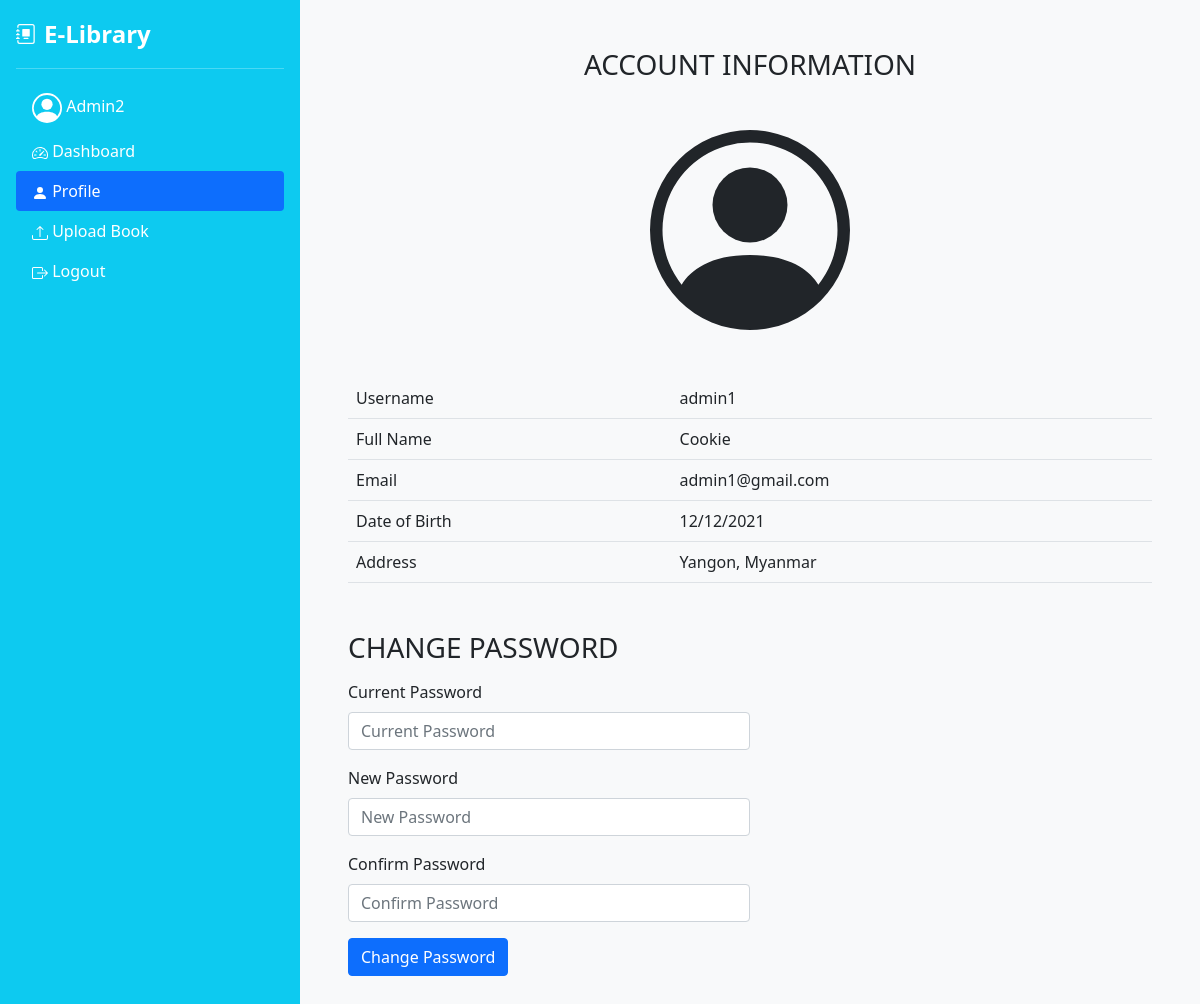
The page /profile (signed in) on the database its author committed.
### tables this page shows
CREATE TABLE admin (id INTEGER PRIMARY KEY AUTOINCREMENT, username TEXT NOT NULL, email TEXT NOT NULL, password TEXT NOT NULL, fullname TEXT, address TEXT, birth TEXT);

### app.py (the view)
@app.route("/profile")
def profile():
    if not session.get("admin_id"):
        return redirect("/admin-login")
    admin_id = session.get("admin_id")
    data = db.execute("SELECT * FROM books")
    count = db.execute("SELECT COUNT(*) FROM books")
    count_num = count[0]["COUNT(*)"]
    info = db.execute("SELECT * FROM admin WHERE id = ?", admin_id)
    return render_template("profile.html", books=data, count=count_num, info = info)

### templates/profile.html (shortened to what this page needs)
{% extends "admin-layout.html" %}
{% block content %}
    <div class="p-5 bg-light col">
        <h3 class="text-center text-dark mb-5">ACCOUNT INFORMATION</h3>
        <div>
            <table class="table mb-5">
                <tbody>
                  <tr>
                    <td>Username</td>
                    <td>{{ info[0]["username"] }}</td>
                  </tr>
                  <tr>
                    <td>Full Name</td>
                    <td>{{ info[0]["fullname"] }}</td>
                  </tr>
                  <tr>
                      <td>Email</td>
                      <td>{{ info[0]["email"] }}</td>
                  </tr>
                  <tr>
                      <td>Date of Birth</td>
                      <td>{{ info[0]["birth"] }}</td>
                  </tr>
                  <tr>
                      <td>Address</td>
                      <td>{{ info[0]["address"] }}</td>
                  </tr>
                </tbody>
            </table>
            <div>
              <h3 class="mb-3">CHANGE PASSWORD</h3>
              <form action="/change-pw" method="POST">
                <div class="mb-3">
                  <label for="current_password" class="form-label">Current Password</label>
                  <input type="password" class="form-control w-50" id="current_password" name="current_password" placeholder="Current Password">
                </div>
                <div class="mb-3">
                  <label for="new_password" class="form-label">New Password</label>
                  <input type="password" class="form-control w-50" id="new_password" name="new_password" placeholder="New Password">
                </div>
                <div class="mb-3">
                  <label for="confirm" class="form-label">Confirm Password</label>
                  <input type="password" class="form-control w-50" id="confirm_password" name="confirm_password" placeholder="Confirm Password">
                </div>
                <button type="submit" class="btn btn-primary">Change Password</button>
              </form>
            </div>
        </div>
    </div>
{% endblock %}

### static/css/style.css (style rules this page uses)
.col { height: 100vh; overflow-y: scroll; -ms-overflow-style: none; scrollbar-width: none; }

### rows shown on the page
admin: username "admin1", fullname "Cookie", email "admin1@gmail.com", birth "12/12/2021", address "Yangon, Myanmar"
